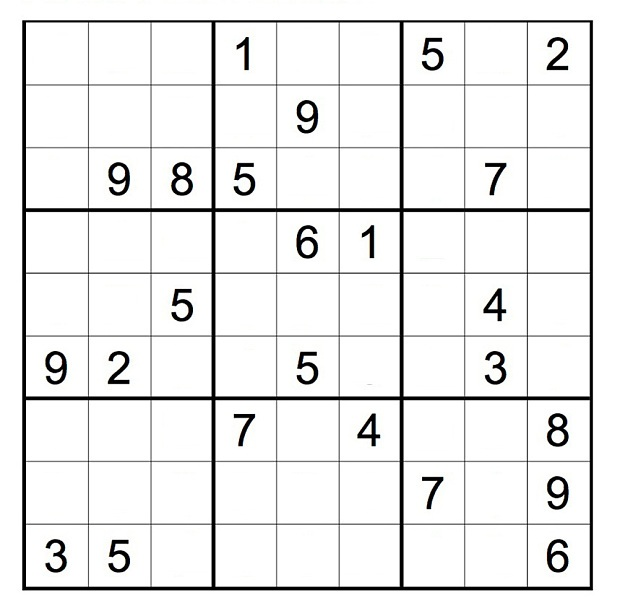
#> input picture pictures/sudoku.jpg, 620 x 615 px, found by its file name
$ python opencv_12.py   (older library calls are emulated)
#> lines starting #> are read from the running program, lines starting #| are printed output that depends on the picture
import cv2
import numpy as np
import matplotlib.pyplot as plt

"""
Gradyanlar
-- Görüntü gradyanı, görüntüdeki yoğunluk veya renkteki yönlü bir değişikliktir.
-- Kenar algılamada kullanılır.

"""
#resmi içe aktar

img = cv2.imread("pictures/sudoku.jpg", 0)
#> img: shape (615, 620); min 0, max 255, mean 236.1
plt.figure(), plt.imshow(img, cmap = "gray"), plt.axis("off"), plt.title("orijinal img")

#x gradyan
sobelx = cv2.Sobel(img, ddepth=cv2.CV_16S, dx=1, dy=0, ksize= 5)
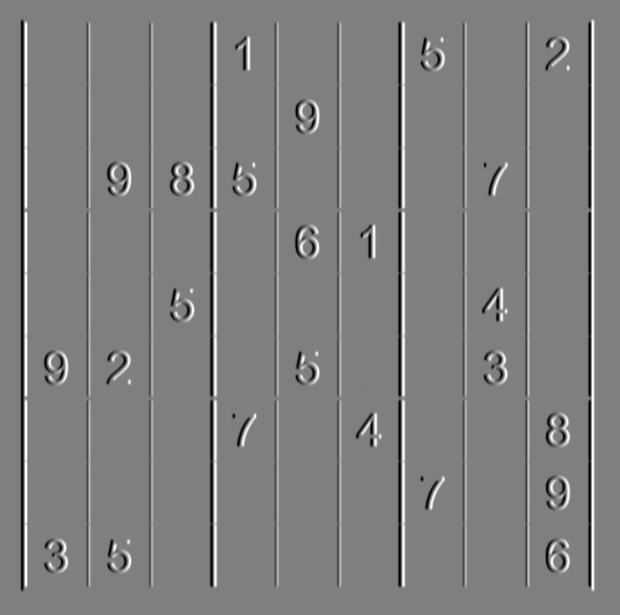
#> sobelx: shape (615, 620) int16; min -12240, max 12240, mean 0; drawn with min black and max white
plt.figure(), plt.imshow(sobelx, cmap = "gray"), plt.axis("off"), plt.title("sobel x ")

#x gradyan
sobely = cv2.Sobel(img, ddepth=cv2.CV_16S, dx=0, dy=1, ksize= 5)
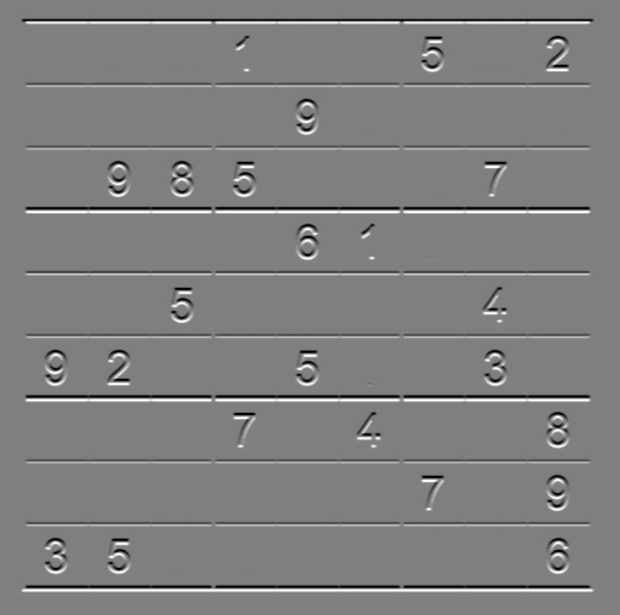
#> sobely: shape (615, 620) int16; min -12240, max 12240, mean 0.1; drawn with min black and max white
plt.figure(), plt.imshow(sobely, cmap = "gray"), plt.axis("off"), plt.title("sobel y ")
#laplace gradyan
laplacian = cv2.Laplacian(img, ddepth= cv2.CV_16S)
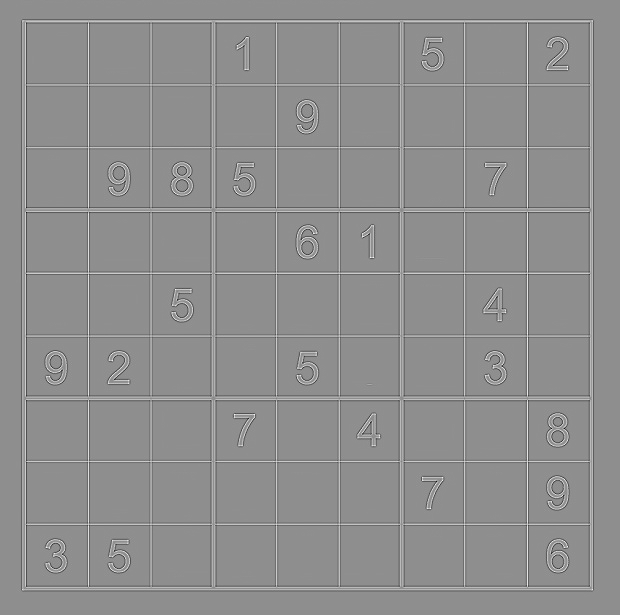
#> laplacian: shape (615, 620) int16; min -574, max 451, mean 0; drawn with min black and max white
plt.figure(), plt.imshow(laplacian, cmap = "gray"), plt.axis("off"), plt.title("laplace "), plt.show()
